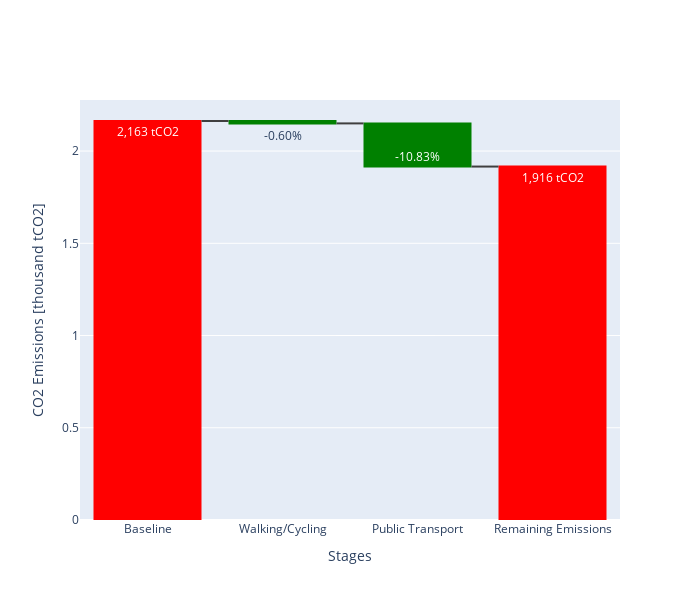

Write notebook code for a chart like this one.
### Code cell
# Provided waterflow plot values
values = {
    'BEFORE': {'TOTAL': 98.05, 'Phase1': 5.87, 'Phase2': 17.206,'Phase3': 69.243},  
    'AFTER': {'TOTAL': 5.7295, 'Air': 45.044685, 'Ground': 91.7000}
    # 'BEFORE': {'TOTAL': 100229166, 'Air': 24283582, 'Ground': 2163000},
    # 'Ground reduction': {'Ground': 1246000},
    # 'Air reduction': {'Air': 53588140},
    # 'AFTER': {'TOTAL': 45395025, 'Air': 45044685, 'Ground': 917000}
}
# Calculate the sum of total CO2
current_status = 2.163
# Calculate reductions
reduction_phase1 =  0.013
reduction_phase2 = 0.234
reduction_phase3 = 1.916

# Create the waterfall chart
fig = go.Figure(go.Waterfall(
    name="Change in Total CO2",
    orientation="v",
    measure=["relative","relative","relative","total"],
    x=["Baseline", "Walking/Cycling", "Public Transport", "Remaining Emissions"],
    y=[current_status, -reduction_phase1, -reduction_phase2,0],
    text = ["2,163 tCO2","-0.60%","-10.83%","1,916 tCO2"],
    connector={"line": {"color": "rgb(63, 63, 63)"}},
    increasing={"marker": {"color": "red"}},
    decreasing={"marker": {"color": "green"}},
    totals={"marker": {"color": "red"}}
))
# Update layout
fig.update_layout(
    # title="Waterflow Plot of CO2 Emissions Reduction",
    xaxis_title="Stages",
    yaxis_title="CO2 Emissions [thousand tCO2]",
    showlegend=False,
    width=700,
    height=600
)
# Show the plot
fig.show()

### Figure 1 — Plotly figure (JSON) as saved in the notebook; plotly's stock layout.template omitted (floating-point values rounded to 4 significant figures)
{"data": [{"connector": {"line": {"color": "rgb(63, 63, 63)"}}, "decreasing": {"marker": {"color": "green"}}, "increasing": {"marker": {"color": "red"}}, "measure": ["relative", "relative", "relative", "total"], "name": "Change in Total CO2", "orientation": "v", "text": ["2,163 tCO2", "-0.60%", "-10.83%", "1,916 tCO2"], "totals": {"marker": {"color": "red"}}, "type": "waterfall", "x": ["Baseline", "Walking/Cycling", "Public Transport", "Remaining Emissions"], "y": [2.163, -0.013, -0.234, 0]}], "layout": {"height": 600, "showlegend": false, "width": 700, "xaxis": {"title": {"text": "Stages"}}, "yaxis": {"title": {"text": "CO2 Emissions [thousand tCO2]"}}}}
